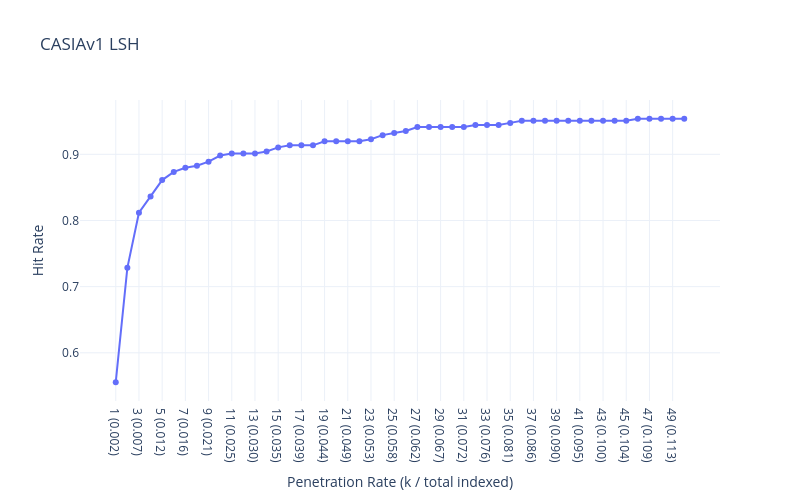

This figure's notebook cell:
### Code cell
d = X_index.shape[1]
n_bits = 1024                # tune this (bigger -> finer hashing)
index = faiss.IndexLSH(d, n_bits)
index.add(np.ascontiguousarray(X_index.astype('float32')))

x_labels, hit_rates = evaluate_hit_rate_topk_faiss_lsh(
    faiss_index=index,
    index_labels=y_index,
    query_vectors=X_query,
    query_labels=y_query,
    k_max=50
)

plot_hit_rate_plotly_topk(x_labels, hit_rates,23,"CASIAv1 LSH")

### Figure 1 — Plotly figure (JSON) as saved in the notebook; plotly's stock layout.template omitted (floating-point values rounded to 4 significant figures)
{"data": [{"line": {"width": 2}, "marker": {"size": 6}, "mode": "lines+markers", "name": "efSearch=23", "type": "scatter", "x": ["1 (0.002)", "2 (0.005)", "3 (0.007)", "4 (0.009)", "5 (0.012)", "6 (0.014)", "7 (0.016)", "8 (0.019)", "9 (0.021)", "10 (0.023)", "11 (0.025)", "12 (0.028)", "13 (0.030)", "14 (0.032)", "15 (0.035)", "16 (0.037)", "17 (0.039)", "18 (0.042)", "19 (0.044)", "20 (0.046)", "21 (0.049)", "22 (0.051)", "23 (0.053)", "24 (0.056)", "25 (0.058)", "26 (0.060)", "27 (0.062)", "28 (0.065)", "29 (0.067)", "30 (0.069)", "31 (0.072)", "32 (0.074)", "33 (0.076)", "34 (0.079)", "35 (0.081)", "36 (0.083)", "37 (0.086)", "38 (0.088)", "39 (0.090)", "40 (0.093)", "41 (0.095)", "42 (0.097)", "43 (0.100)", "44 (0.102)", "45 (0.104)", "46 (0.106)", "47 (0.109)", "48 (0.111)", "49 (0.113)", "50 (0.116)"], "y": [0.5556, 0.7284, 0.8117, 0.8364, 0.8611, 0.8735, 0.8796, 0.8827, 0.8889, 0.8981, 0.9012, 0.9012, 0.9012, 0.9043, 0.9105, 0.9136, 0.9136, 0.9136, 0.9198, 0.9198, 0.9198, 0.9198, 0.9228, 0.929, 0.9321, 0.9352, 0.9414, 0.9414, 0.9414, 0.9414, 0.9414, 0.9444, 0.9444, 0.9444, 0.9475, 0.9506, 0.9506, 0.9506, 0.9506, 0.9506, 0.9506, 0.9506, 0.9506, 0.9506, 0.9506, 0.9537, 0.9537, 0.9537, 0.9537, 0.9537]}], "layout": {"height": 500, "hovermode": "x unified", "title": {"text": "CASIAv1 LSH"}, "width": 800, "xaxis": {"title": {"text": "Penetration Rate (k / total indexed)"}}, "yaxis": {"title": {"text": "Hit Rate"}}}}
